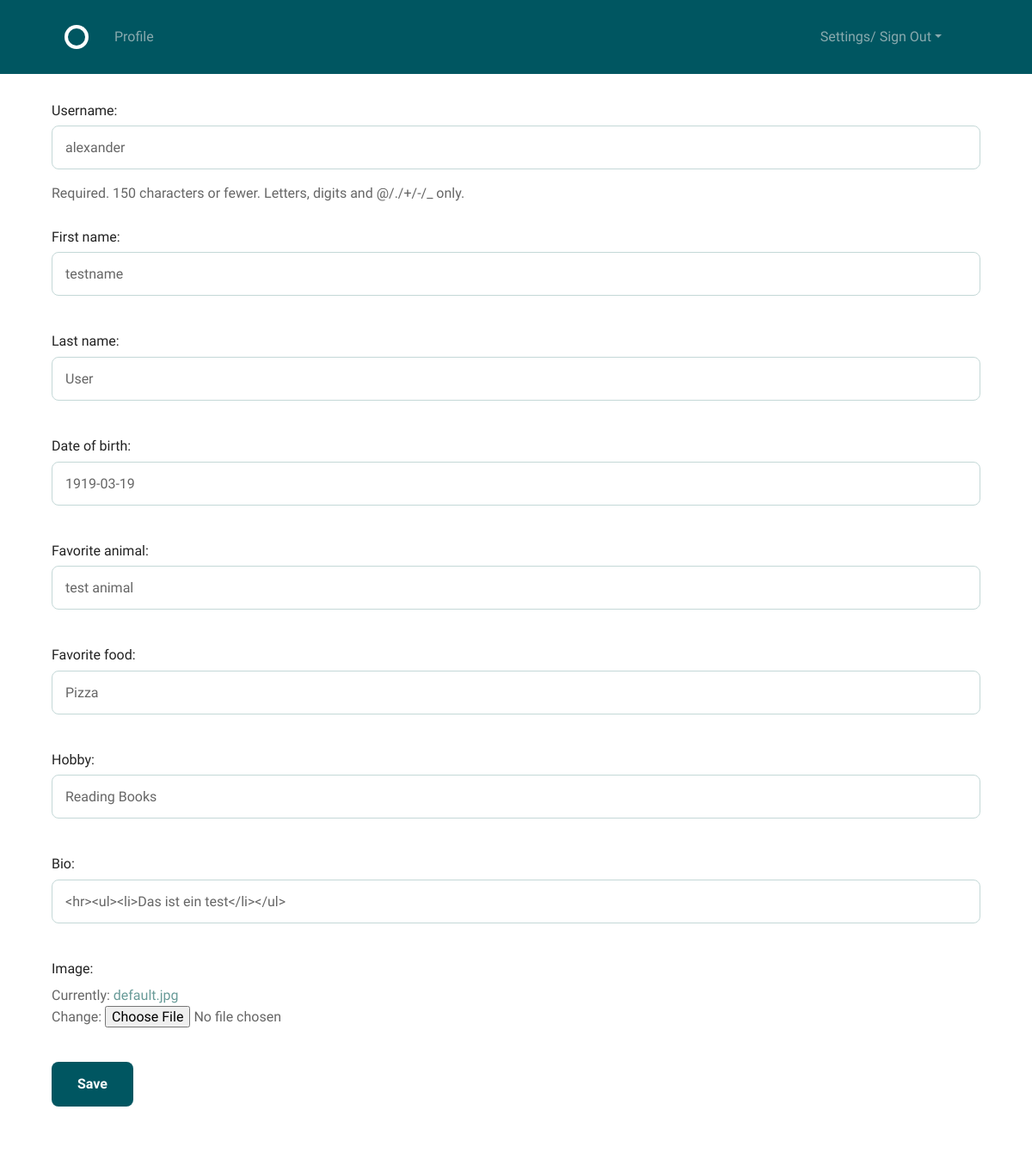
The page /accounts/profile/edit/ (signed in) on the database as committed earlier.
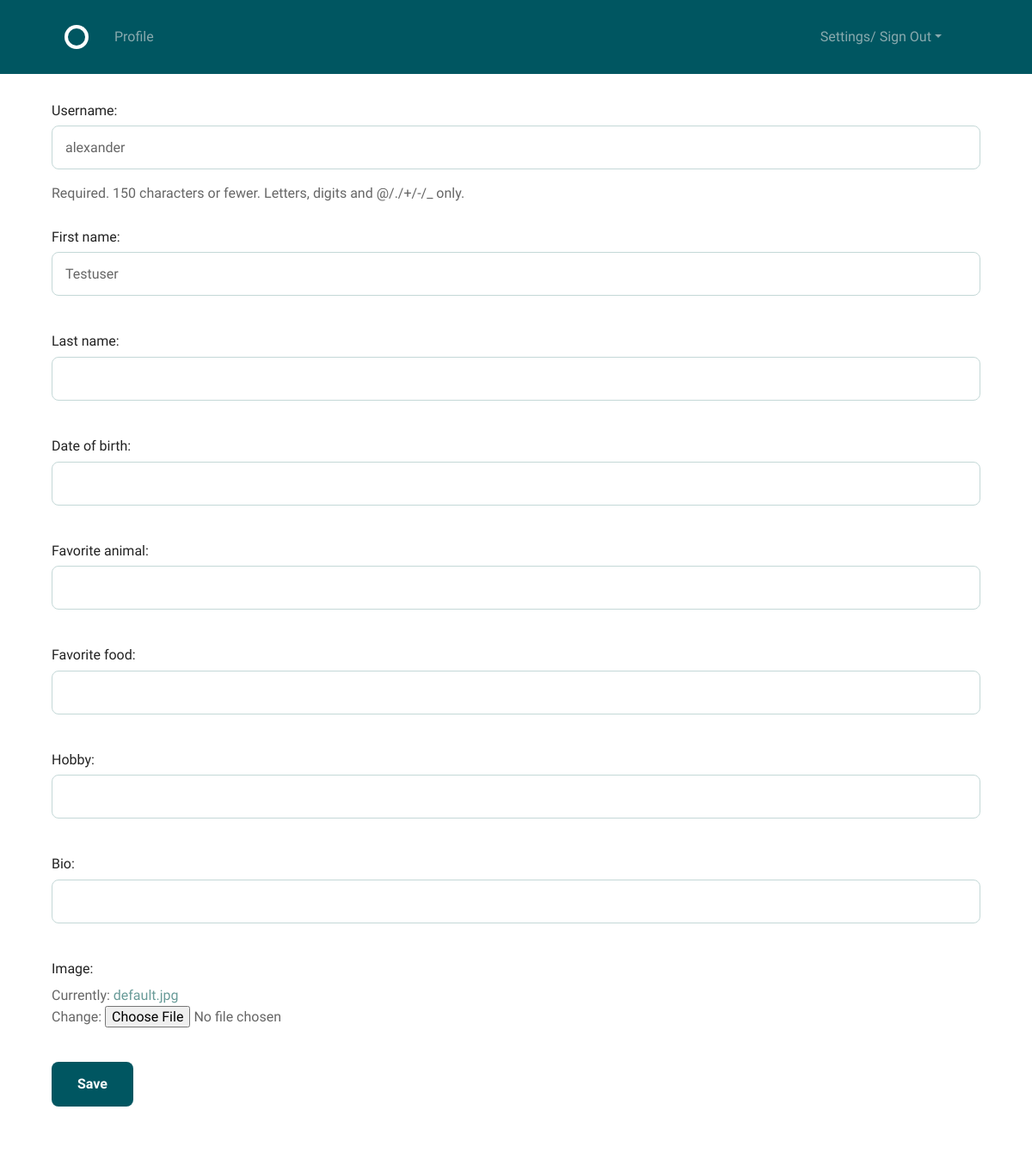
The same page on the database as committed later.
### accounts/models.py (models this page shows, shortened)
class Profile(models.Model):
    user = models.OneToOneField(User, on_delete=models.CASCADE)
    first_name = models.CharField(max_length=255, blank=True, default='')
    last_name = models.CharField(max_length=255, blank=True, default='')
    date_of_birth = models.DateField(blank=True, null=True)
    favorite_animal = models.CharField(max_length=255, blank=True, default='')
    favorite_food = models.CharField(max_length=300, blank=True, default='')
    hobby = models.CharField(max_length=300, blank=True, default='')
    bio = FroalaField(blank=True, default='')
    image = models.ImageField(default='default.jpg', upload_to='profile_pics')

### accounts/views.py (the view)
# urls.py: url(r'profile/edit/$', views.edit_profile, name='edit_profile'),
@login_required
def edit_profile(request):
    if request.method == 'POST':
        user_form = UserEditForm(request.POST, instance=request.user)
        profile_form = ProfileEditForm(request.POST, request.FILES,
                                       instance=request.user.profile)
        if user_form.is_valid() and profile_form.is_valid():
            user_form.save()
            profile_form.save()
            messages.success(
                request,
                "You edited your profile!"
            )
            return HttpResponseRedirect(reverse('accounts:profile'))
    else:
        user_form = UserEditForm(instance=request.user)
        profile_form = ProfileEditForm(instance=request.user.profile)
    context = {
        'user_form': user_form,
        'profile_form': profile_form
    }
    return render(request, 'accounts/edit_profile.html', context)

### accounts/forms.py (shortened to what this page needs)
class UserEditForm(forms.ModelForm):
    class Meta:
        model = User
        fields = ['username']

class ProfileEditForm(forms.ModelForm):
    class Meta:
        model = Profile
        fields = [
            'first_name',
            'last_name',
            'date_of_birth',
            'favorite_animal',
            'favorite_food',
            'hobby',
            'bio',
            'image',
        ]
        widgets = {
            'date_of_birth': DatePickerInput(
                options={
                    'format': 'YYYY-MM-DD',
                    'extraFormats': ['MM/DD/YY', 'MM/DD/YYYY', ],
                }
            ),
            'bio': FroalaEditor()
        }
        input_formats = {
            'date_of_birth': ['%Y-%m-%d', '%m/%d/%Y', '%m/%d/%y']
        }

### accounts/templates/accounts/edit_profile.html (shortened to what this page needs)
{% extends "layout.html" %}
{% block body %}
    <form method="POST" action="{% url 'accounts:edit_profile' %}" enctype="multipart/form-data">
        {{ user_form.as_p }}
        {{ profile_form.as_p }}
        <input type="submit" class="button-primary" value="Save">
    </form>
{% endblock %}

### templates/layout.html (shortened to what this page needs)
{% load static from staticfiles %}
<!DOCTYPE html>
<html lang="en">
<head>
    {% load bootstrap4 %}
    {% bootstrap_css %}
    <link rel="stylesheet" href="{% static "css/global.css" %}">
</head>
<body>
<header class="circle--header">
    <div class="bounds">
        <div class="circle--fluid">
            <div class="circle--fluid--cell">
                <h1 class="hide-text circle--logo"><a class="logo"
                                                      href="{% url 'home' %}">Circle</a>
                </h1>
            </div>
            <div class="circle--fluid--cell circle--fluid--primary">
                <nav>
                    {% if user.is_authenticated %}
                    <ul class="circle--inline">
                        <li><a href="{% url 'accounts:profile' %}">Profile</a></li>
                    </ul>
                    {% endif %}
                </nav>
            </div>
            <div class="circle--fluid--cell circle--fluid--secondary">
                {% if not user.is_authenticated %}
                    <nav>
                        <ul class="circle--inline">
                            <li><a href="{% url 'accounts:sign_up' %}">Sign Up</a></li>
                            <li><a href="{% url 'accounts:sign_in' %}">Sign In</a></li>
                        </ul>
                    </nav>
                {% else %}
                    <nav class="navbar navbar-expand-sm">
                        <div class="container">
                            <div class="collapse navbar-collapse">
                            <ul class="navbar-nav ml-auto circle--inline">
                                <li class="nav-item dropdown">
                                <a class="nav-link dropdown-toggle" href="#" data-toggle="dropdown">Settings/ Sign Out</a>
                                </li>
                            </ul>
                            </div>
                        </div>
                    </nav>
                {% endif %}
            </div>
        </div>
    </div>
</header>
<div class="bounds circle--page">
    {% block body %}{% endblock %}
</div>
</body>
</html>

Rows that differ between the two databases and show on the page:
changed Profile: first_name "testname" → "Testuser"; last_name "User" → (not shown); date_of_birth "1919-03-19" → (not shown); favorite_animal "test animal" → (not shown); favorite_food "Pizza" → (not shown); hobby "Reading Books" → (not shown); bio "<hr><ul><li>Das ist ein test</li></ul>" → (not shown)
